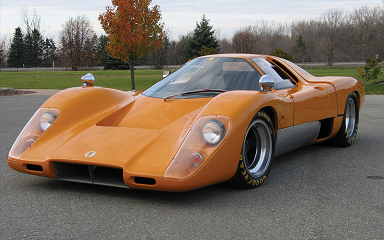
#> input picture 03.OpenCV_Temel_Islemler/veriler/araba.png, 384 x 240 px, given in place of bitwise_1.png, which was not available
$ jupyter execute --allow-errors '09.Bitwise İşleçler (Operators).ipynb'   (text cells are left out)
#> lines starting #> are read from the running program, lines starting #| are printed output that depends on the picture; pictures that were not available may be replaced by others from this repository, and a replacement may not be noted
[cell 1]
import cv2
import numpy as np

img1 = cv2.imread("veriler/bitwise_1.png")
#> img1 is the input picture: shape (240, 384, 3); mean B, G, R 96.4, 111.1, 126.2
img2 = cv2.imread("veriler/bitwise_2.png")
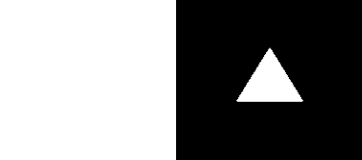
#> input picture 03.OpenCV_Temel_Islemler/veriler/bitwise_2.png, 362 x 160 px
#> img2 is the input picture: shape (160, 362, 3); mean B, G, R 132.2, 132.2, 132.2

#> (a cell that did not finish here is left out)

#> (a cell that did not finish here is left out)

#> (a cell that did not finish here is left out)

[cell 5]
# "not" işlemine tabi tutalım

bit_not1 = cv2.bitwise_not(img1) # Bu fonksiyon bit düzeyinde "not" işlemlerini gerçekleştirecek
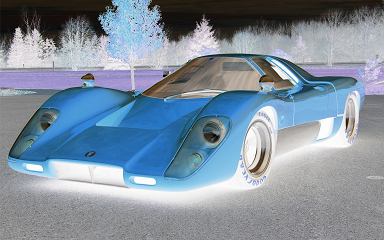
#> bit_not1: shape (240, 384, 3); mean B, G, R 158.6, 143.9, 128.8
bit_not2 = cv2.bitwise_not(img2)
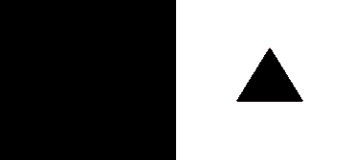
#> bit_not2: shape (160, 362, 3); mean B, G, R 122.8, 122.8, 122.8

cv2.imshow("img1", img1)
cv2.imshow("img2", img2)
cv2.imshow("bit_not1", bit_not1)
cv2.imshow("bit_not2", bit_not2)

cv2.waitKey(0)
cv2.destroyAllWindows()
